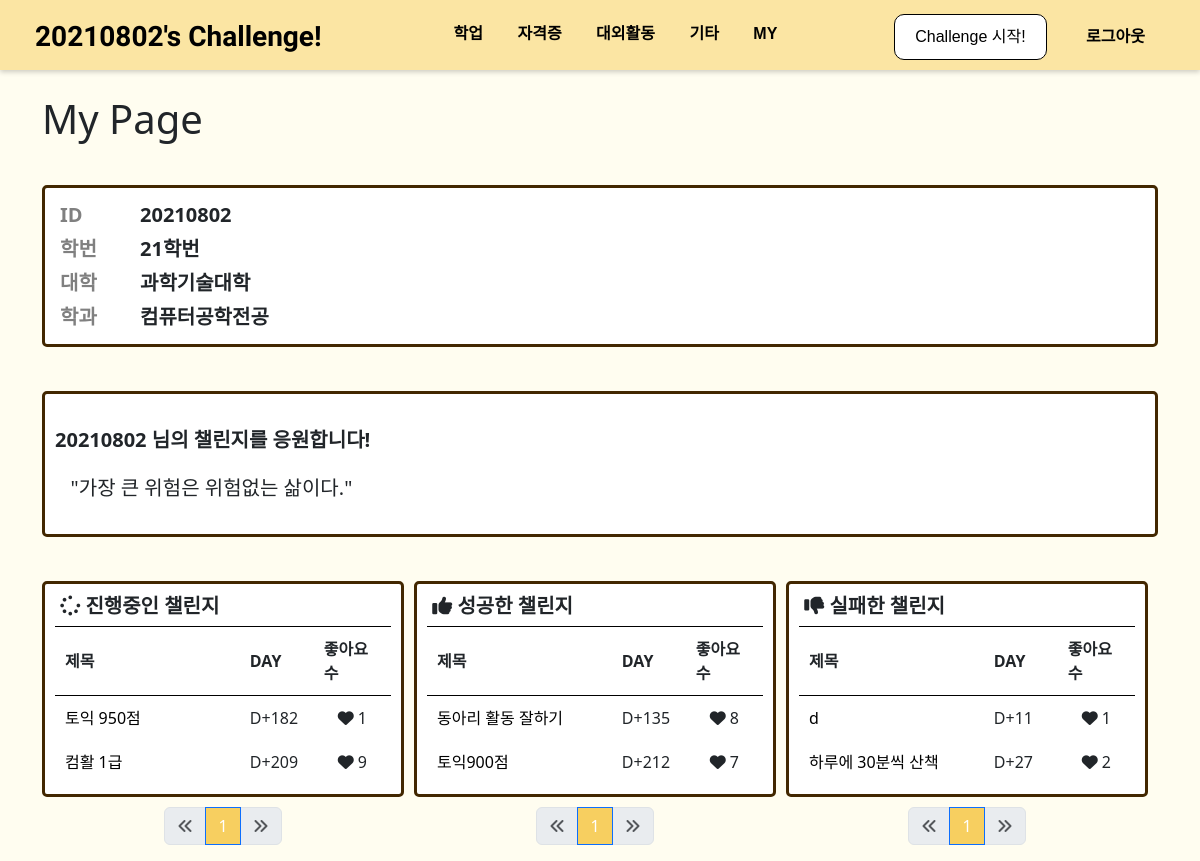
The app's page /auth/20210802/, older data.
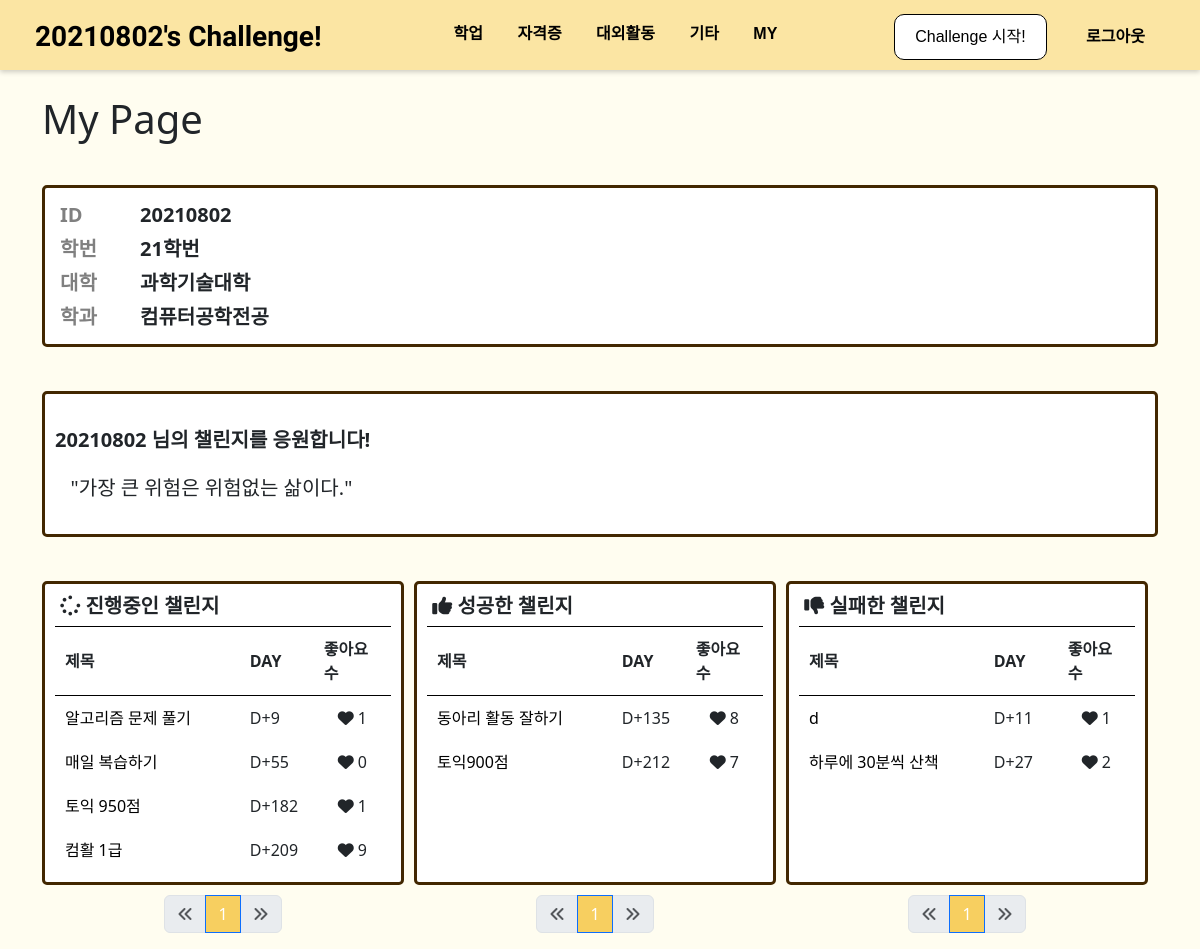
The same page, newer data.
### board/models.py (models this page shows, shortened)
class Category(models.Model):
    name = models.CharField(max_length=20)
    slug = models.SlugField(max_length=50, unique=True, allow_unicode=True)
    def __str__(self):
        return self.name
    def get_absolute_url(self):
        return f'/board/{self.slug}'
    class Meta:
        verbose_name_plural = 'Categories'

class Challenge(models.Model):
    title = models.CharField(max_length=100)
    memo = MarkdownxField()
    start_date = models.DateField(auto_now_add=True)
    end_date = models.DateField(blank=True, null=True)
    user = models.ForeignKey(User, on_delete=models.CASCADE)
    STATUS_CHOICES = (("0", "진행중"), ("1", "성공"), ("2", "실패"))
    status = models.CharField(max_length=5, choices=STATUS_CHOICES, default=0)
    category = models.ForeignKey(Category, on_delete=models.SET_NULL, null=True)
    like_users = models.ManyToManyField(User, blank=True, related_name='like_challenge')
    def __str__(self):
        return f'{self.title}'
    def get_absolute_url(self):
        return f'/board/{self.pk}/'
    def get_day(self):
        if (self.status=="0"):
            day = date.today()-self.start_date
        else:
            day = self.end_date-self.start_date
        return day.days + 1

### mypage/views.py (the view)
# urls.py: path('<str:username>/', views.user_detail, name='detail')
def user_detail(request, username):
    user = User.objects.get(username=username)
    challenge_keep_list = Challenge.objects.filter(user=user).filter(status="0").order_by('-pk')
    challenge_success_list = Challenge.objects.filter(user=user).filter(status="1").order_by('-pk')
    challenge_failure_list = Challenge.objects.filter(user=user).filter(status="2").order_by('-pk')
    random_quote = LifeQuotes.objects.order_by('?').first()
    page = request.GET.get("page", "1")
    paginator_keep = Paginator(challenge_keep_list, 5)
    paginator_success = Paginator(challenge_success_list, 5)
    paginator_failure = Paginator(challenge_failure_list, 5)
    page_keep = paginator_keep.get_page(page)
    page_success = paginator_success.get_page(page)
    page_failure = paginator_failure.get_page(page)
    return render(request, 'mypage/my_detail.html', {
        'challenge_keep_list': page_keep,
        'challenge_success_list': page_success,
        'challenge_failure_list': page_failure,
        'user':user,
        'categories': Category.objects.all(),
        'life_quotes': random_quote
    })

### board/models.py (called while the page is built)
    def __str__(self):
        return self.name

    def __str__(self):
        return self.name

    def __str__(self):
        return self.number

### mypage/templates/mypage/my_detail.html (shortened to what the changed rows need)
<!DOCTYPE html>
{% load static %}
<html lang="ko">
<head>
    <link href="{% static 'board/css/topmenu.css' %}" rel="stylesheet" type="text/css" media="screen">
    <link href="{% static 'board/bootstrap/bootstrap.min.css' %}" rel="stylesheet" type="text/css" media="screen">
</head>
<body>
{% include 'board/menubar.html' %}<br>
    <div class="container">
        <h1>My Page</h1><br>
        <br>
        <h4 class="rounded-box" style="font-size: 20px;"><br> <b>{{user.username}} 님의 챌린지를 응원합니다!</b><br><br>&nbsp;&nbsp; {{life_quotes.sentence}}<br><br></h4><br>
        <div style="display: flex; justify-content: space-between;">
            <div style="flex:1; margin-right:10px; border-radius: 5px;" class="rounded-box">
                <table>
                    <thead>
                        <tr><th>제목</th><th>DAY</th><th>좋아요 수</th></tr>
                    </thead>
                    <tbody>
                        {% for l in challenge_keep_list %}
                        <tr>
                            <td><a href={{l.get_absolute_url}}>{{l}}</a></td>
                            <td>D&plus;{{l.get_day}}</td>
                            <td class="my_like"> <i class="fa-solid fa-heart fg-danger"></i>&nbsp;{{l.like_users.count}}</td>
                        </tr>
                        {% endfor %}
                    </tbody>
                </table>
            </div>
            <div style="flex:1; margin-right:10px;" class="rounded-box">
                <table>
                    <thead>
                        <tr><th>제목</th><th>DAY</th><th>좋아요 수</th></tr>
                    </thead>
                    <tbody>
                        {% for l in challenge_success_list %}
                        <tr>
                            <td><a href={{l.get_absolute_url}}>{{l}}</a></td>
                            <td>D&plus;{{l.get_day}}</td>
                            <td class="my_like"> <i class="fa-solid fa-heart fg-danger"></i>&nbsp;{{l.like_users.count}}</td>
                        </tr>
                        {% endfor %}
                    </tbody>
                </table>
            </div>
            <div style="flex:1; margin-right:10px;" class="rounded-box">
                <table>
                    <thead>
                        <tr><th>제목</th><th>DAY</th><th>좋아요 수</th></tr>
                    </thead>
                    <tbody>
                        {% for l in challenge_failure_list %}
                        <tr>
                            <td><a href={{l.get_absolute_url}}>{{l}}</a></td>
                            <td>D&plus;{{l.get_day}}</td>
                            <td class="my_like"> <i class="fa-solid fa-heart fg-danger"></i>&nbsp;{{l.like_users.count}}</td>
                        </tr>
                        {% endfor %}
                    </tbody>
                </table>
            </div>
        </div>
        <div style="display: flex; justify-content: space-between;">
            <div style="flex:1; margin-right:10px;">
                {% include 'board/pagination_keep.html' %}
            </div>
            <div style="flex:1; margin-right:10px;">
                {% include 'board/pagination_success.html' %}
            </div>
            <div style="flex:1; margin-right:10px;">
                {% include 'mypage/pagination_failure.html' %}
            </div>
        </div>
    </div>
</body>
</html>

### board/templates/board/menubar.html (shortened to what this page needs)
<div class="fixed-top" id="top-menu" style="background-color:#FBE5A3;">
    <div id="menubar-left">
        {% if user.is_authenticated %}
        <a class="navbar-brand" href="{% url 'user:main' %}"><b style="font-family: 'Racing Sans One', cursive; font-size: 28px;">{{user.username}}'s Challenge!</b></a>
        {% else %}
        <a class="navbar-brand" href="{% url 'user:main' %}"><b style="font-family: 'Racing Sans One', cursive; font-size: 28px;">Challenge!</b></a>
        {% endif %}
    </div>
    <div id="menubar-center">
        {% for c in categories %}
        <a href={{c.get_absolute_url}}>{{c}}</a>
        {% endfor %}
        <a href="#" onclick="checkMY()">MY</a>
    </div>
    <div id="menubar-right">
        <div class="button-container">
            <button class="start_button" type="button" onclick="checkStart()">Challenge 시작!</button>
        </div>
        {% if user.is_authenticated %}
        <a href="{% url 'user:logout' %}" class="top-login-button">로그아웃</a>
        {% else %}
        <a href="{% url 'user:login' %}" class="top-login-button">로그인</a>
        {% endif %}
    </div>
</div>
<div style="padding-top:71px"></div>

Row changes from the older to the newer data that the page shows:
added Challenge: title "알고리즘 문제 풀기", get_day "9", like_users.count "1", shown under "진행중인 챌린지"
added Challenge: title "매일 복습하기", get_day "55", like_users.count "0", shown under "진행중인 챌린지"
